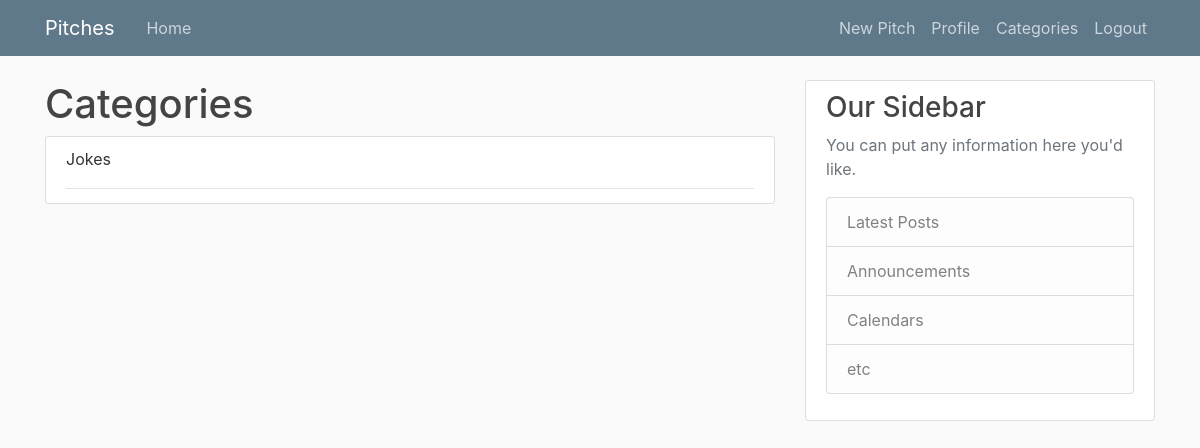
The app's page /categories (signed in), older data.
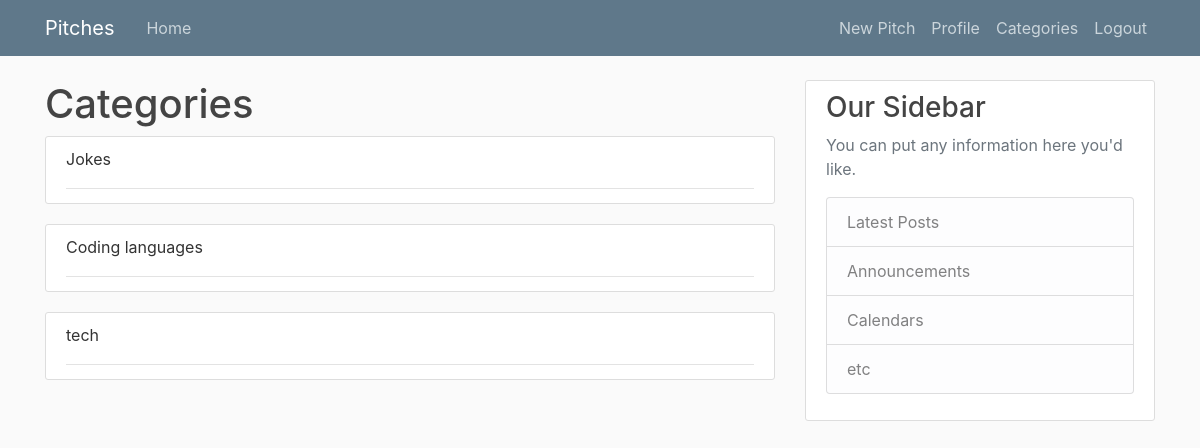
The same page, newer data.
### piches/models.py (models this page shows, shortened)
class Pitch(db.Model):
    id = db.Column(db.Integer, primary_key=True)
    category = db.Column(db.String(200), nullable=False)
    pitch = db.Column(db.String(200), nullable=False)
    date_posted = db.Column(db.DateTime, nullable=False, default=datetime.utcnow)
    user_id = db.Column(db.Integer, db.ForeignKey('user.id'), nullable=False)
    comments = db.relationship('Comment', backref='commenter', lazy=True)

### piches/routes.py (the view)
@app.route('/categories')
@login_required
def categories():
    pitches = Pitch.query.distinct().all()
    return render_template('categories.html', title="categories", pitches=pitches)

### piches/models.py (called while the page is built)
@login_manager.user_loader
def load_user(user_id):
    return User.query.get(int(user_id))

### piches/templates/categories.html
{% extends 'layout.html' %}
{% block content %}
    <h1>Categories</h1>
    {% for pitch in pitches %}
        <article class="media content-section">
            <div class="media-body">
                <div class="article-metadata">
                    <p class="article-content">{{ pitch.category }}</p>
                </div>
            </div>
        </article>
    {% endfor %}
{% endblock content %}

Row changes from the older to the newer data that the page shows:
added Pitch: category "Coding languages"
added Pitch: category "tech"
